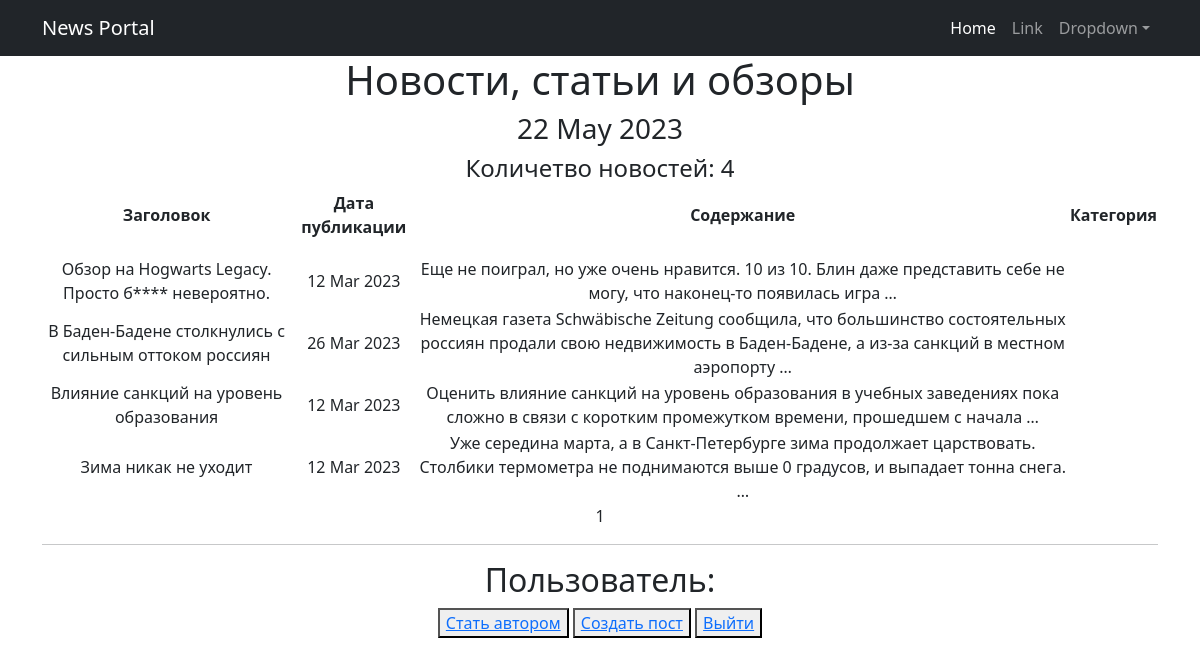
/posts/, run on the app's committed database.
### accounts/models.py (models this page shows, shortened)
class Post(models.Model):
    var = models.CharField(max_length = 2, choices = VARS, default = news)
    datetime_of_post = models.DateTimeField(auto_now_add = True)
    topic = models.CharField(null = True, max_length=64)
    text_of_topic = models.TextField(null = True)
    rate_of_post = models.IntegerField(default = 0)
    author = models.ForeignKey(Author, on_delete = models.CASCADE)
    category = models.ManyToManyField(Category, through = 'PostCategory')

### accounts/views.py (the view)
# urls.py: path('', cache_page(60)(PostList.as_view()), name='post_list'),
class PostList(ListView):
    model = Post
    ordering = 'text_of_topic'
    template_name = 'posts.html'
    context_object_name = 'posts'
    paginate_by = 10
    def get_queryset(self):
        queryset = super().get_queryset()
        self.filterset = PostFilter(self.request.GET, queryset)
        return self.filterset.qs
    def get_context_data(self, **kwargs):
        context = super().get_context_data(**kwargs)
        context['is_not_author'] = not self.request.user.groups.filter(name='authors').exists()
        context['time_now'] = datetime.utcnow()
        context['next_t'] = None
        return context

### accounts/templatetags/custom_filters.py (called while the page is built)
@register.filter(name = 'censor')
def censor(text):
    for word in BAD_WORD:
        if word in text:
            text = text.replace(word[1:len(word)], f'{len(word) * "*"}')
            return text
        else:
            return text

### templates/posts.html (shortened to what this page needs)
{% extends 'flatpages/default.html' %}
{% load custom_filters %}
{% load custom_tags %}
{% block content %}
<h1>Новости, статьи и обзоры</h1>
<h3>{{ time_now|date:'d M Y' }}</h3>
<h4>Количетво новостей: {{ posts|length }}</h4>
{% if posts %}
    <table>
        <tr>
            <td><p><strong> Заголовок </strong></p></td>
            <td><p><strong> Дата публикации </strong></p></td>
            <td><p><strong> Содержание </strong></p></td>
            <td><p><strong> Категория </strong></p></td>
        </tr>
        {% for post in posts %}
        <tr>
            <td>{{ post.topic |censor}}</td>
            <td>{{ post.datetime_of_post|date:'d M Y' }}</td>
            <td>{{ post.text_of_topic |truncatewords:20 |censor}}</td>
            <td></td>
        </tr>
        {% endfor %}
    </table>
{% else %}
    <h1> Новостей нет! </h1>
{% endif %}
      {{ page_obj.number }}
<hr>
<h2>Пользователь: {{ request.user.username }}</h2>
{% if is_not_author %}
<button><a href="http://127.0.0.1:8000/sign/upgrade/">Стать автором</a></button>
{% endif %}
<button><a href="http://127.0.0.1:8000/posts/create/">Создать пост</a></button>
<button><a href="http://127.0.0.1:8000/sign/logout/">Выйти</a></button>
{% endblock content %}

### data on the page
Post: topic|censor "Обзор на Hogwarts Legacy. Просто б**** невероятно.", datetime_of_post "12 Mar 2023", text_of_topic|censor "Еще не поиграл, но уже очень нравится. 10 из 10. Блин даже представить себе не могу, что наконец-то появилась игра …"
Post: topic|censor "В Баден-Бадене столкнулись с сильным оттоком россиян", datetime_of_post "26 Mar 2023", text_of_topic|censor "Немецкая газета Schwäbische Zeitung сообщила, что большинство состоятельных россиян продали свою недвижимость в Баден-Бадене, а из-за санкций в местном аэропорту …"
Post: topic|censor "Влияние санкций на уровень образования", datetime_of_post "12 Mar 2023", text_of_topic|censor "Оценить влияние санкций на уровень образования в учебных заведениях пока сложно в связи с коротким промежутком времени, прошедшем с начала …"
Post: topic|censor "Зима никак не уходит", datetime_of_post "12 Mar 2023", text_of_topic|censor "Уже середина марта, а в Санкт-Петербурге зима продолжает царствовать. Столбики термометра не поднимаются выше 0 градусов, и выпадает тонна снега. …"

### other printed values
{{ time_now|date:'d M Y' }} "22 May 2023"
{{ posts|length }} "4"
{{ page_obj.number }} "1"
